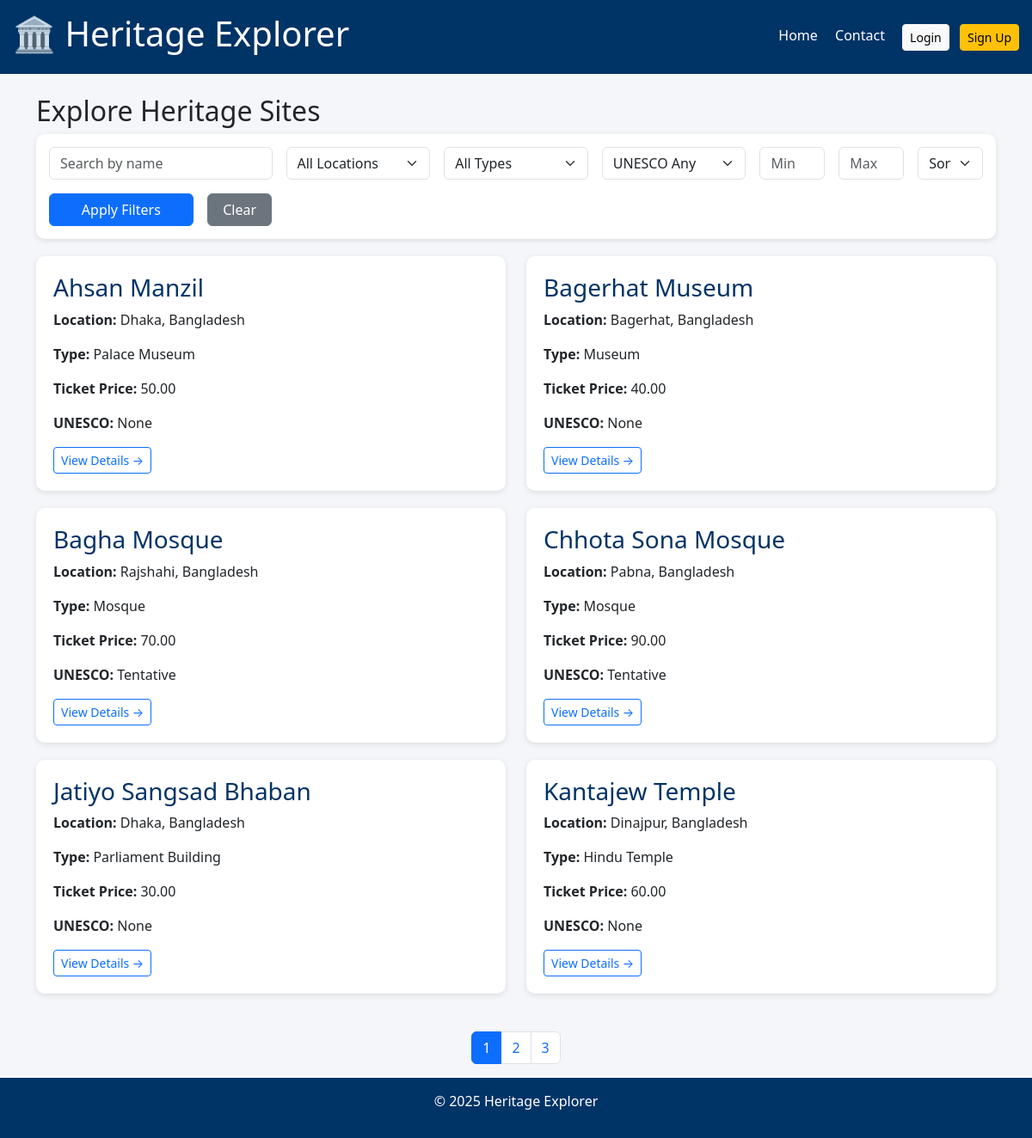
The page / on the database its author committed.
### tables this page shows
CREATE TABLE IF NOT EXISTS HeritageSites (
  site_id INT AUTO_INCREMENT PRIMARY KEY,
  name VARCHAR(150) NOT NULL,
  location VARCHAR(200),
  type VARCHAR(100),
  opening_hours VARCHAR(100),
  ticket_price DECIMAL(10,2) DEFAULT 0,
  unesco_status ENUM('None','Tentative','World Heritage') DEFAULT 'None',
  description TEXT,
  created_at TIMESTAMP DEFAULT CURRENT_TIMESTAMP
);

### index.php (the view, shortened to what this page needs)
<?php
require_once __DIR__ . '/includes/db_connect.php';
$visitor_logged_in = isset($_SESSION['visitor_id']);
$filter_name = trim($_GET['filter_name'] ?? '');
$filter_price_min = (isset($_GET['filter_price_min']) && $_GET['filter_price_min'] !== '') ? (float)$_GET['filter_price_min'] : null;
$filter_price_max = (isset($_GET['filter_price_max']) && $_GET['filter_price_max'] !== '') ? (float)$_GET['filter_price_max'] : null;
$price_range = $pdo->query("SELECT MIN(ticket_price) AS min_price, MAX(ticket_price) AS max_price FROM HeritageSites")->fetch(PDO::FETCH_ASSOC);
$db_min_price = (float)($price_range['min_price'] ?? 0);
$db_max_price = (float)($price_range['max_price'] ?? 0);
$where = ' WHERE 1=1';
$order_by = 'name ASC';
$stmt = $pdo->prepare("SELECT site_id, name, location, type, ticket_price, unesco_status FROM HeritageSites $where ORDER BY $order_by");
$stmt->execute();
$sites = $stmt->fetchAll(PDO::FETCH_ASSOC);
$per_page = 6;
$page = max(1, (int)($_GET['page'] ?? 1));
$offset = ($page - 1) * $per_page;
$countStmt = $pdo->prepare("SELECT COUNT(*) FROM HeritageSites $where");
$countStmt->execute();
$total_sites = (int)$countStmt->fetchColumn();
$total_pages = ceil($total_sites / $per_page);
$stmt = $pdo->prepare("
    SELECT site_id, name, location, type, ticket_price, unesco_status
    FROM HeritageSites
    $where
    ORDER BY $order_by
    LIMIT :limit OFFSET :offset
");
$stmt->bindValue(':limit', $per_page, PDO::PARAM_INT);
$stmt->bindValue(':offset', $offset, PDO::PARAM_INT);
$stmt->execute();
$sites = $stmt->fetchAll(PDO::FETCH_ASSOC);
?>
<!doctype html>
<html lang="en">
<head>
  <link href="https://cdn.jsdelivr.net/npm/bootstrap@5.3.0/dist/css/bootstrap.min.css" rel="stylesheet">
</head>
<body>
<header>
<div class="d-flex justify-content-between align-items-center">
  <h1>🏛 Heritage Explorer</h1>
  <nav>
      <a href="index.php" class="text-white me-3">Home</a>
      <a href="contact.php" class="text-white me-3">Contact</a>
      <?php if ($visitor_logged_in): ?>
        <a href="visitor/profile.php" class="text-white me-3">Profile</a>
        <a href="visitor/logout.php" class="btn btn-sm btn-light">Logout</a>
      <?php else: ?>
        <a href="visitor/login.php" class="btn btn-sm btn-light me-2">Login</a>
        <a href="visitor/signup.php" class="btn btn-sm btn-warning">Sign Up</a>
      <?php endif; ?>
    </nav>
    </div>
</header>
<div class="container my-4">
  <h2>Explore Heritage Sites</h2>
  <div class="filter-card">
    <form method="get" class="row g-3">
      <div class="col-md-3">
        <input type="text" name="filter_name" class="form-control" placeholder="Search by name" value="<?= htmlspecialchars($filter_name) ?>">
      </div>
      <div class="col-md-2">
        <select name="filter_location" class="form-select">
          <option value="">All Locations</option>
        </select>
      </div>
      <div class="col-md-2">
        <select name="filter_type" class="form-select">
          <option value="">All Types</option>
        </select>
      </div>
      <div class="col-md-2">
        <select name="filter_unesco" class="form-select">
          <option value="">UNESCO Any</option>
        </select>
      </div>
      <div class="col-md-1">
        <input type="number"
               name="filter_price_min"
               class="form-control"
               placeholder="Min"
               min="<?= $db_min_price ?>"
               max="<?= $db_max_price ?>"
               value="<?= htmlspecialchars($filter_price_min ?? '') ?>">
      </div>
      <div class="col-md-1">
        <input type="number"
               name="filter_price_max"
               class="form-control"
               placeholder="Max"
               min="<?= $db_min_price ?>"
               max="<?= $db_max_price ?>"
               value="<?= htmlspecialchars($filter_price_max ?? '') ?>">
      </div>
      <div class="col-md-1">
        <select name="sort_price" class="form-select">
          <option value="">Sort Price</option>
        </select>
      </div>
      <div class="col-md-2 d-grid">
        <button type="submit" class="btn btn-primary">Apply Filters</button>
      </div>
      <div class="col-md-1 d-grid">
        <a href="index.php" class="btn btn-secondary">Clear</a>
      </div>
    </form>
  </div>
  <?php if (empty($sites)): ?>
    <div class="alert alert-info">No sites match your filters.</div>
  <?php else: ?>
    <div class="row">
      <?php foreach ($sites as $s): ?>
        <div class="col-md-6">
          <div class="site-card">
            <h3><a href="site_view.php?id=<?= $s['site_id'] ?>"><?= htmlspecialchars($s['name']) ?></a></h3>
            <p><strong>Location:</strong> <?= htmlspecialchars($s['location']) ?></p>
            <p><strong>Type:</strong> <?= htmlspecialchars($s['type']) ?></p>
            <p><strong>Ticket Price:</strong> <?= number_format($s['ticket_price'],2) ?></p>
            <p><strong>UNESCO:</strong> <?= htmlspecialchars($s['unesco_status']) ?></p>
            <a href="site_view.php?id=<?= $s['site_id'] ?>" class="btn btn-outline-primary btn-sm">View Details →</a>
          </div>
        </div>
      <?php endforeach; ?>
    </div>
  <?php endif; ?>
</div>
<nav>
  <ul class="pagination justify-content-center">
    <?php for ($i=1; $i <= $total_pages; $i++): ?>
      <li class="page-item <?= $i === $page ? 'active' : '' ?>">
        <a class="page-link" href="?<?= http_build_query(array_merge($_GET, ['page'=>$i])) ?>">
          <?= $i ?>
        </a>
      </li>
    <?php endfor; ?>
  </ul>
</nav>
<footer>
  <p>&copy; <?= date('Y') ?> Heritage Explorer</p>
</footer>
</body>
</html>

### index.php (style rules this page uses)
body { background:#f4f6f9; }
header, footer { background:#003366; color:white; padding:15px; text-align:center; }
.site-card { background:white; padding:20px; border-radius:10px; box-shadow:0 2px 6px rgba(0,0,0,.1); margin-bottom:20px; }
.site-card h3 { color:#003366; }
a { color:#003366; text-decoration:none; }
.filter-card { background:white; padding:15px; border-radius:10px; margin-bottom:20px; box-shadow:0 2px 6px rgba(0,0,0,.1); }

### rows shown on the page
heritagesites: name "Ahsan Manzil", location "Dhaka, Bangladesh", type "Palace Museum", ticket_price "50.00", unesco_status "None"
heritagesites: name "Bagerhat Museum", location "Bagerhat, Bangladesh", type "Museum", ticket_price "40.00", unesco_status "None"
heritagesites: name "Bagha Mosque", location "Rajshahi, Bangladesh", type "Mosque", ticket_price "70.00", unesco_status "Tentative"
heritagesites: name "Chhota Sona Mosque", location "Pabna, Bangladesh", type "Mosque", ticket_price "90.00", unesco_status "Tentative"
heritagesites: name "Jatiyo Sangsad Bhaban", location "Dhaka, Bangladesh", type "Parliament Building", ticket_price "30.00", unesco_status "None"
heritagesites: name "Kantajew Temple", location "Dinajpur, Bangladesh", type "Hindu Temple", ticket_price "60.00", unesco_status "None"
